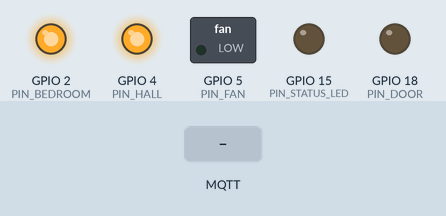
Bench run of a sketch on a simulated ESP32. Parts: switched loads named in the sketch (green lamp = pin HIGH), output pins drawn as LEDs (lit = HIGH). The test bench sets the inputs (shaded band). WiFi joins after 1.5 s; servers stay silent unless stated; no MQTT or app messages arrive unless stated; not simulated (calls return 0 or success): secrets.h; names the files do not define were given values by the test bench: MQTT_PORT = 1883; what the sketch prints to the serial monitor is not drawn.

Above: at 0.3 s.
At 2.9 s:
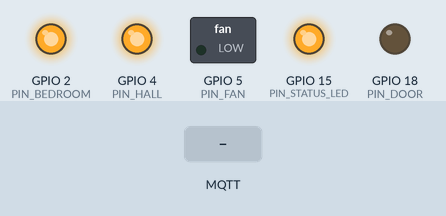
3.0 s: MQTT message "set" arrives on the first subscribed topic
Timing chart, 0 to 6.0 s (numbered marks = the images above; inputs shaded):
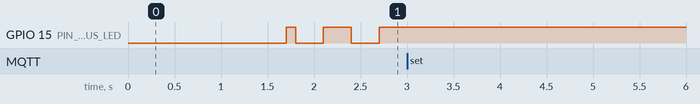

The sketch:

VoiceControlHomeAutomation.ino
```cpp
/*
  Voice Control Home Automation using ESP32 + MQTT (HiveMQ Cloud)
  ------------------------------------------------------------------
  Department of ECE — Embedded Prototype
  Base project: Voice_control_home_automation.ino
  Enhanced by: restructured for reliability, security, and maintainability

  WHAT CHANGED FROM THE ORIGINAL SKETCH
  --------------------------------------
  1. Credentials moved out of this file into secrets.h (not hardcoded).
  2. Non-blocking WiFi + MQTT reconnect (no more delay()-blocked loop()).
  3. mDNS hostname so the board is reachable as esp32-home.local
  4. OTA (Over-The-Air) updates -- re-flash the ESP32 over WiFi, no USB cable.
  5. Retained MQTT state topics so the app/voice client shows correct
     ON/OFF status immediately after reconnecting or reopening the app.
  6. A "home/<device>/get" request topic so the app can ask the ESP32
     to republish current state on demand.
  7. Basic input validation + a status heartbeat topic for debugging.

  LIBRARIES REQUIRED (Arduino IDE > Tools > Manage Libraries):
    - PubSubClient      by Nick O'Leary
    - ESP32 board package (via Boards Manager)
  Built-in (no install needed): WiFi, WiFiClientSecure, ESPmDNS,
  ArduinoOTA, Preferences

  BEFORE UPLOADING:
    Copy secrets.h.example -> secrets.h and fill in your WiFi + MQTT
    credentials. Do not upload/commit secrets.h anywhere public.
*/

#include <WiFi.h>
#include <WiFiClientSecure.h>
#include <PubSubClient.h>
#include <ESPmDNS.h>
#include <ArduinoOTA.h>

#include "secrets.h"   // WIFI_SSID, WIFI_PASS, MQTT_HOST, MQTT_PORT, MQTT_USER, MQTT_PASS, CLIENT_ID

// ---------------- PIN MAP ----------------
#define PIN_BEDROOM 2
#define PIN_HALL    4
#define PIN_FAN     5
#define PIN_DOOR    18
#define PIN_STATUS_LED 15   // optional onboard/external LED: solid = connected, blinking = trying to connect

// Some relay modules are "active LOW" (LOW = relay energized).
// Set this per device to match your hardware. true = active LOW relay.
struct DeviceCfg {
  const char* name;
  int pin;
  bool activeLow;
};

DeviceCfg devices[] = {
  { "bedroom", PIN_BEDROOM, true  },
  { "hall",    PIN_HALL,    true  },
  { "fan",     PIN_FAN,     false },
  { "door",    PIN_DOOR,    false },
};
const int NUM_DEVICES = sizeof(devices) / sizeof(devices[0]);

// Track last known state in RAM so we can answer "get" requests and
// republish on reconnect without guessing.
bool deviceState[4] = { false, false, false, false }; // false = OFF

WiFiClientSecure secureClient;
PubSubClient mqtt(secureClient);

unsigned long lastWifiAttempt = 0;
unsigned long lastMqttAttempt = 0;
unsigned long lastHeartbeat   = 0;
const unsigned long WIFI_RETRY_MS = 5000;
const unsigned long MQTT_RETRY_MS = 3000;
const unsigned long HEARTBEAT_MS  = 30000;

// ---------------- HELPERS ----------------

int findDeviceIndex(const String& name) {
  for (int i = 0; i < NUM_DEVICES; i++) {
    if (name == devices[i].name) return i;
  }
  return -1;
}

void applyState(int idx, bool on) {
  DeviceCfg& d = devices[idx];
  int level;
  if (d.activeLow) {
    level = on ? LOW : HIGH;
  } else {
    level = on ? HIGH : LOW;
  }
  digitalWrite(d.pin, level);
  deviceState[idx] = on;
}

void publishState(int idx, bool retained = true) {
  String topic = "home/" + String(devices[idx].name) + "/state";
  String payload = deviceState[idx] ? "ON" : "OFF";
  mqtt.publish(topic.c_str(), payload.c_str(), retained);
}

void publishAllStates() {
  for (int i = 0; i < NUM_DEVICES; i++) publishState(i);
}

void publishHeartbeat() {
  mqtt.publish("home/esp32/heartbeat", String(millis() / 1000).c_str());
}

// ---------------- MQTT CALLBACK ----------------

void callback(char* topic, byte* payload, unsigned int length) {
  String t = String(topic);
  String msg;
  msg.reserve(length);
  for (unsigned int i = 0; i < length; i++) msg += (char)payload[i];

  // Expect topics shaped like: home/<device>/set  or  home/<device>/get
  int a = t.indexOf('/');
  int b = t.indexOf('/', a + 1);
  if (a == -1 || b == -1) return;

  String device = t.substring(a + 1, b);
  String action = t.substring(b + 1);

  int idx = findDeviceIndex(device);
  if (idx == -1) {
    Serial.println("Unknown device: " + device);
    return;
  }

  if (action == "set") {
    msg.trim();
    msg.toUpperCase();
    if (msg == "ON") {
      applyState(idx, true);
      publishState(idx);
    } else if (msg == "OFF") {
      applyState(idx, false);
      publishState(idx);
    } else if (msg == "TOGGLE") {
      applyState(idx, !deviceState[idx]);
      publishState(idx);
    } else {
      Serial.println("Unrecognized command: " + msg);
    }
  } else if (action == "get") {
    publishState(idx);
  }
}

// ---------------- CONNECTION HANDLING (non-blocking) ----------------

void setupWifi() {
  WiFi.mode(WIFI_STA);
  WiFi.setHostname("esp32-home");
  WiFi.begin(WIFI_SSID, WIFI_PASS);
}

void handleWifi() {
  if (WiFi.status() == WL_CONNECTED) return;
  unsigned long now = millis();
  if (now - lastWifiAttempt >= WIFI_RETRY_MS) {
    lastWifiAttempt = now;
    Serial.println("WiFi not connected, retrying...");
    WiFi.disconnect();
    WiFi.begin(WIFI_SSID, WIFI_PASS);
  }
}

void handleMqtt() {
  if (mqtt.connected()) {
    mqtt.loop();
    return;
  }
  unsigned long now = millis();
  if (now - lastMqttAttempt < MQTT_RETRY_MS) return;
  lastMqttAttempt = now;

  Serial.print("Connecting to MQTT... ");
  if (mqtt.connect(CLIENT_ID, MQTT_USER, MQTT_PASS)) {
    Serial.println("connected");
    mqtt.subscribe("home/+/set");
    mqtt.subscribe("home/+/get");
    publishAllStates();       // sync app/voice client with real hardware state
  } else {
    Serial.print("failed, rc=");
    Serial.println(mqtt.state());
  }
}

void updateStatusLed() {
  bool ok = WiFi.status() == WL_CONNECTED && mqtt.connected();
  digitalWrite(PIN_STATUS_LED, ok ? HIGH : (millis() / 300) % 2); // solid vs blinking
}

// ---------------- SETUP ----------------

void setup() {
  Serial.begin(115200);
  delay(200);

  for (int i = 0; i < NUM_DEVICES; i++) {
    pinMode(devices[i].pin, OUTPUT);
    applyState(i, false); // start with everything OFF and pins in a known state
  }
  pinMode(PIN_STATUS_LED, OUTPUT);

  setupWifi();
  Serial.print("Connecting to WiFi");
  unsigned long start = millis();
  while (WiFi.status() != WL_CONNECTED && millis() - start < 15000) {
    Serial.print(".");
    delay(300);
  }
  Serial.println(WiFi.status() == WL_CONNECTED ? " connected" : " timed out, will retry in loop()");

  // NOTE: setInsecure() skips TLS certificate verification. It's the
  // common approach for student/prototype projects but is NOT secure
  // for production. For a hardened build, load the broker's CA
  // certificate with secureClient.setCACert(...) instead.
  secureClient.setInsecure();
  mqtt.setServer(MQTT_HOST, MQTT_PORT);
  mqtt.setBufferSize(512);
  mqtt.setCallback(callback);

  // mDNS: reach the board at http://esp32-home.local for OTA discovery
  if (MDNS.begin("esp32-home")) {
    Serial.println("mDNS responder started: esp32-home.local");
  }

  // OTA updates
  ArduinoOTA.setHostname("esp32-home");
  ArduinoOTA.onStart([]() { Serial.println("OTA update starting..."); });
  ArduinoOTA.onEnd([]()   { Serial.println("OTA update complete."); });
  ArduinoOTA.onError([](ota_error_t error) {
    Serial.printf("OTA Error[%u]\n", error);
  });
  ArduinoOTA.begin();

  Serial.println("Setup complete.");
}

// ---------------- LOOP ----------------

void loop() {
  handleWifi();
  handleMqtt();
  ArduinoOTA.handle();
  updateStatusLed();

  unsigned long now = millis();
  if (mqtt.connected() && now - lastHeartbeat >= HEARTBEAT_MS) {
    lastHeartbeat = now;
    publishHeartbeat();
  }
}
```

Measured:
- after the input at 3.0 s, every drawn part: stays the same
